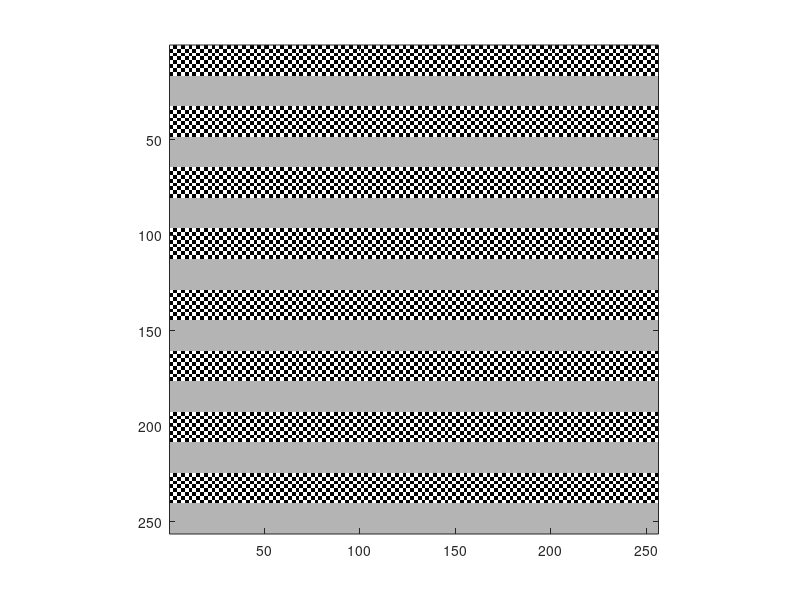

MATLAB code to generate this figure:
gray_level = 180;
x_gray = gray_level*ones(16,256);
unit = [255 255 0 0;
    255 255 0 0;
    0 0 255 255
    0 0 255 255];
x_check = repmat(unit,4,4*16);
x_unit = [x_check;x_gray];
x = repmat(x_unit,8,1);
figure(12);
image(x+1);
axis('image');
graymap = [0:255; 0:255; 0:255]'/255;
colormap(graymap);